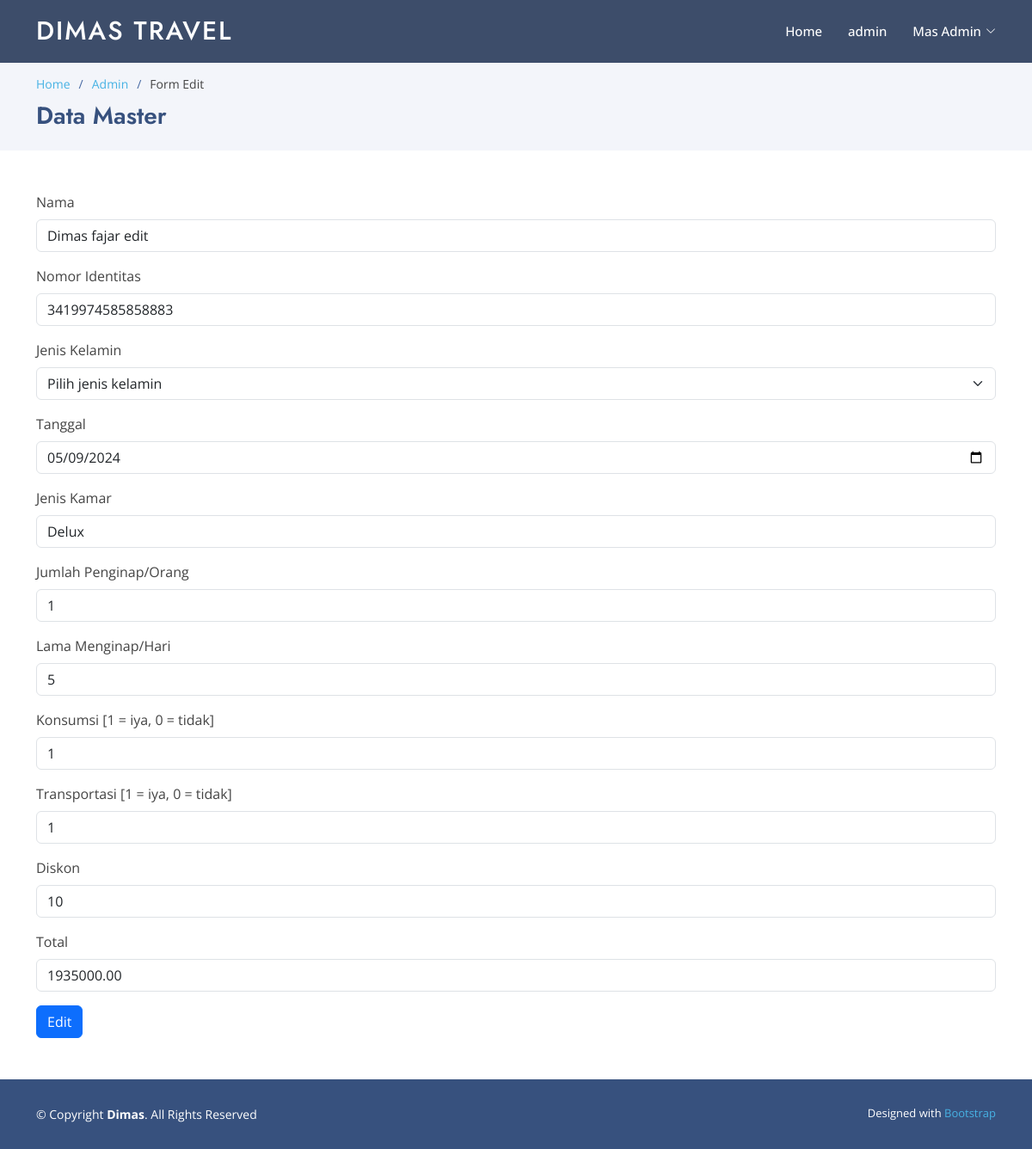
The app's page /admin/edit.php?id=62 (signed in) with its own data.
### tables this page shows
CREATE TABLE `pesanan` (
  `id` int NOT NULL,
  `id_user` int DEFAULT NULL,
  `nama` varchar(100) DEFAULT NULL,
  `gender` varchar(10) NOT NULL,
  `nomor_identitas` varchar(20) DEFAULT NULL,
  `tanggal` date DEFAULT NULL,
  `jenis_paket` varchar(50) DEFAULT NULL,
  `jumlah_penginap` smallint DEFAULT NULL,
  `lama_menginap` smallint DEFAULT NULL,
  `transportasi` tinyint(1) DEFAULT '0',
  `konsumsi` tinyint(1) DEFAULT '0',
  `diskon` int NOT NULL,
  `total_biaya` decimal(10,2) DEFAULT NULL
);

### admin/edit.php (the view, shortened to what this page needs)
<?php
require_once "../process/koneksi.php";
$name = "Guest";
if (isset($_SESSION["login"])) {
    if (isset($_SESSION["name"])) {
        $name = $_SESSION["name"];
    }
}
$id = $_GET['id'];
$query = "SELECT * FROM pesanan WHERE id = $id";
$result = mysqli_query($koneksi, $query);
$data = mysqli_fetch_assoc($result);
?>
<!DOCTYPE html>
<html lang="en">
  <head>
    <link href="../assets/vendor/aos/aos.css" rel="stylesheet" />
    <link
      href="../assets/vendor/bootstrap/css/bootstrap.min.css"
      rel="stylesheet"
    />
    <link
      href="../assets/vendor/bootstrap-icons/bootstrap-icons.css"
      rel="stylesheet"
    />
    <link href="../assets/vendor/remixicon/remixicon.css" rel="stylesheet" />
    <link href="../assets/css/style.css" rel="stylesheet" />
  </head>
  <body>
    <header id="header" class="fixed-top header-inner-pages">
      <div class="container d-flex align-items-center">
        <h1 class="logo me-auto"><a href="index.php">Dimas Travel</a></h1>
        <nav id="navbar" class="navbar">
          <ul>
            <li><a class="nav-link" href="../index.php">Home</a></li>
            <li><a class="nav-link" href="index.php">admin</a></li>
            <?php
            if (isset($_SESSION["login"])) {
              echo '<li class="dropdown"><a href="#"><span>'. $name .'</span> <i class="bi bi-chevron-down"></i></a>
                    <ul>
                      <li><a href="./process/process_logout.php">Logout</a></li>
                    </ul>
                  </li>';
            } else {
              echo '<li><a class="getstarted" href="login.php">Login</a></li>';
            }
            ?>
          </ul>
        </nav>
      </div>
    </header>
    <main id="main">
        <section id="breadcrumbs" class="breadcrumbs">
            <div class="container">
                <ol>
                    <li><a href="../index.php">Home</a></li>
                    <li><a href="index.php">Admin</a></li>
                    <li>Form Edit</li>
                </ol>
                <h2>Data Master</h2>
            </div>
        </section>
        <div class="container my-5">
            <form action="../process/process_edit_pesanan.php" method="post">
    <div class="mb-3">
        <label for="name" class="form-label">Nama</label>
        <input type="text" class="form-control" id="name" name="name" value="<?php echo $data['nama']; ?>" required>
    </div>
              <div class="mb-3">
                <label for="identity" class="form-label">Nomor Identitas</label>
                <input type="number" class="form-control" id="identity" name="identity" value="<?php echo $data['nomor_identitas']; ?>" required>
              </div>
              <div class="mb-3">
                <label for="gender" class="form-label">Jenis Kelamin</label>
                <select class="form-select" id="gender" name="gender" required>
                    <option value="">Pilih jenis kelamin</option>
                </select>
              </div>
              <div class="mb-3">
                <label for="date" class="form-label">Tanggal</label>
                <input type="date" class="form-control" id="date" name="date" value="<?php echo $data['tanggal']; ?>" required>
              </div>
              <div class="mb-3">
                <label for="package" class="form-label">Jenis Kamar</label>
                <input type="text" class="form-control" id="package" name="package" value="<?php echo $data['jenis_paket']; ?>" required>
              </div>
              <div class="mb-3">
                <label for="passengers" class="form-label">Jumlah Penginap/Orang</label>
                <input type="number" class="form-control" id="passengers" name="passengers" value="<?php echo $data['jumlah_penginap']; ?>" required>
              </div>
              <div class="mb-3">
                <label for="stay_length" class="form-label">Lama Menginap/Hari</label>
                <input type="number" class="form-control" id="stay_length" name="stay_length" value="<?php echo $data['lama_menginap']; ?>" required>
              </div>
              <div class="mb-3">
                <label for="consumption" class="form-label">Konsumsi [1 = iya, 0 = tidak]</label>
                <input type="text" class="form-control" id="consumption" name="consumption" value="<?php echo $data['konsumsi']; ?>" required>
              </div>
              <div class="mb-3">
                <label for="transportation" class="form-label">Transportasi [1 = iya, 0 = tidak]</label>
                <input type="text" class="form-control" id="transportation" name="transportation" value="<?php echo $data['transportasi']; ?>" required>
              </div>
              <div class="mb-3">
                <label for="discount" class="form-label">Diskon</label>
                <input type="number" class="form-control" id="discount" name="discount" value="<?php echo $data['diskon']; ?>" required>
              </div>
              <div class="mb-3">
                <label for="total_cost" class="form-label">Total</label>
                <input type="number" class="form-control" id="total_cost" name="total_cost" value="<?php echo $data['total_biaya']; ?>" required>
              </div>
              <button type="submit" class="btn btn-primary" name="edit_pesanan">Edit</button>
            </form>
        </div>
    <footer id="footer">
      <div class="container footer-bottom clearfix">
        <div class="copyright">
          &copy; Copyright <strong><span>Dimas</span></strong
          >. All Rights Reserved
        </div>
        <div class="credits">
          Designed with
          <a
            href="https://getbootstrap.com/docs/5.3/getting-started/introduction/"
            >Bootstrap</a
          >
        </div>
      </div>
    </footer>
  </body>

### assets/css/style.css (style rules this page uses)
body { font-family: "Open Sans", sans-serif; color: #444444; }
a { color: #47b2e4; text-decoration: none; }
h1, h2, h3, h4, h5, h6 { font-family: "Jost", sans-serif; }
#header { transition: all 0.5s; z-index: 997; padding: 15px 0; }
#header.header-scrolled, #header.header-inner-pages { background: rgba(40, 58, 90, 0.9); }
#header .logo { font-size: 30px; margin: 0; padding: 0; line-height: 1; font-weight: 500; letter-spacing: 2px; text-transform: uppercase; }
#header .logo a { color: #fff; }
.navbar { padding: 0; }
.navbar ul { margin: 0; padding: 0; display: flex; list-style: none; align-items: center; }
.navbar li { position: relative; }
.navbar a, .navbar a:focus { display: flex; align-items: center; justify-content: space-between; padding: 10px 0 10px 30px; font-size: 15px; font-weight: 500; color: #fff; white-space: nowrap; transition: 0.3s; }
.navbar a i, .navbar a:focus i { font-size: 12px; line-height: 0; margin-left: 5px; }
section { padding: 60px 0; overflow: hidden; }
.breadcrumbs { padding: 15px 0; background: #f3f5fa; min-height: 40px; margin-top: 72px; }
.breadcrumbs h2 { font-size: 28px; font-weight: 600; color: #37517e; }
.breadcrumbs ol { display: flex; flex-wrap: wrap; list-style: none; padding: 0 0 10px 0; margin: 0; font-size: 14px; }
.breadcrumbs ol li+li { padding-left: 10px; }
.breadcrumbs ol li+li::before { display: inline-block; padding-right: 10px; color: #4668a2; content: "/"; }
#footer { font-size: 14px; background: #37517e; }
#footer .footer-bottom { padding-top: 30px; padding-bottom: 30px; color: #fff; }
#footer .copyright { float: left; }
#footer .credits { float: right; font-size: 13px; }

### records on screen
pesanan: name "Dimas fajar edit", identity "3419974585858883", date "05/09/2024", package "Delux", passengers "1", stay_length "5", consumption "1", transportation "1", discount "10", total_cost "1935000.00"

### other values on screen
$name "Mas Admin"
